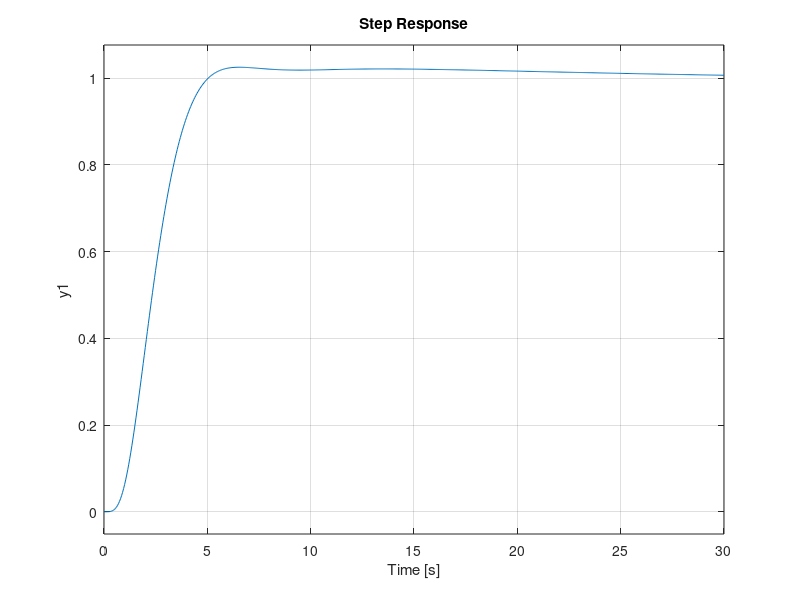

This figure's MATLAB source:
clear; clc; close all
% A = [-0.0082354 18.938 -32.17 0 5.9022e-5;
%      -0.00025617 -0.56761 0 1 2.2633e-6;
%      0 0 0 1 0;
%      1.3114e-5 -1.4847 0 -0.47599 -1.4947e-7;
%      0 -500 500 0 0];
A = [-0.0082354 18.938 -32.17 0 0;
     -0.00025617 -0.56761 0 1 0;
     0 0 0 1 0;
     1.3114e-5 -1.4847 0 -0.47599 0;
     0 -500 500 0 0];
B = [0; 0; 0; -0.019781; 0];
C = [0 0 180/pi 0 0; 0 0 0 180/pi 0];
plant = ss(A,B,C,0);

aa = -10; ba = 10; ca = -1; % actuator dynamics
actua = ss(aa,ba,ca,0);
sys1 = series(actua,plant);

[a,b,c,d] = ssdata(sys1);
acl = a - b*[3 2.5]*c;
ch = [0 0 0 0 1 0];
sys2 = ss(acl,3*b,ch,0);

lead = ss(-2.4,2.4,-0.875,1);
sys3 = series(lead,sys2);
[a,b,c,d] = ssdata(sys3);

lag = ss(-0.01,0.01,4,1);
sys4 = series(lag,sys3);
[a,b,c,d] = ssdata(sys4);
acl = a - 0.3333*b*c;
closed = ss(acl,0.3333*b,c,0);
step(closed,30)